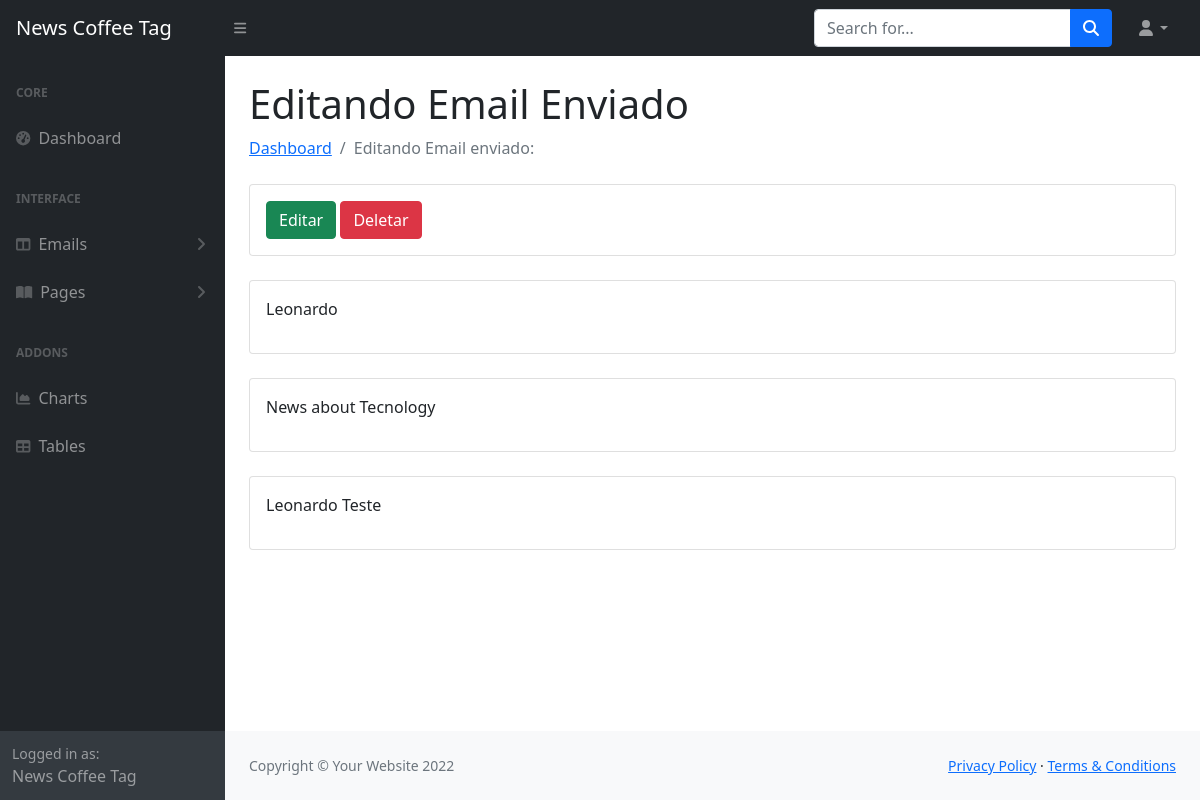
The page /dashboard/detail/4 on the database its author committed.
### aplicacaonewsletter/models.py (models this page shows, shortened)
class Newsletter(models.Model):
    EMAIL_STATUS_CHOICES= (
        ('Draft', 'Draft'),
        ('Published', 'Published')
    )
    name=models.CharField(max_length=250)
    subject=models.CharField(max_length=250)
    body=models.TextField(blank=True, null=True)
    email = models.ManyToManyField(NewslettersUser)  # esta relacionado com a nossa acima
    created = models.DateTimeField(auto_now_add=True)
    status=models.CharField(max_length=10, choices=EMAIL_STATUS_CHOICES)
    class Meta:
        ordering = ('-created',)

### dashboard/views.py (the view)
# urls.py: path('detail/<int:pk>',NewsletterDetailView.as_view(),  name="detail"),
class NewsletterDetailView(View):
    def get(self, request,pk,  *args, **kwargs):
        newsletter=get_object_or_404(Newsletter, pk=pk)
        context= {
            'newsletter': newsletter
        }
        return render(request, 'dashboard/detail.html', context)

### templates/dashboard/detail.html (shortened to what this page needs)
<!DOCTYPE html>
{% load static %}
<html lang="en">
    <head>
        <link href="https://cdn.jsdelivr.net/npm/simple-datatables@latest/dist/style.css" rel="stylesheet" />
        <link  rel="stylesheet"  href="{% static 'css/styles.css' %}"/>
    </head>
    <body class="sb-nav-fixed">
        <nav class="sb-topnav navbar navbar-expand navbar-dark bg-dark">
            <a class="navbar-brand ps-3" href="index.html">News Coffee Tag </a>
            <button class="btn btn-link btn-sm order-1 order-lg-0 me-4 me-lg-0" id="sidebarToggle" href="#!"><i class="fas fa-bars"></i></button>
            <form class="d-none d-md-inline-block form-inline ms-auto me-0 me-md-3 my-2 my-md-0">
                <div class="input-group">
                    <input class="form-control" type="text" placeholder="Search for..." aria-label="Search for..." aria-describedby="btnNavbarSearch" />
                    <button class="btn btn-primary" id="btnNavbarSearch" type="button"><i class="fas fa-search"></i></button>
                </div>
            </form>
            <ul class="navbar-nav ms-auto ms-md-0 me-3 me-lg-4">
                <li class="nav-item dropdown">
                    <a class="nav-link dropdown-toggle" id="navbarDropdown" href="#" role="button" data-bs-toggle="dropdown" aria-expanded="false"><i class="fas fa-user fa-fw"></i></a>
                </li>
            </ul>
        </nav>
        <div id="layoutSidenav">
            <div id="layoutSidenav_nav">
                <nav class="sb-sidenav accordion sb-sidenav-dark" id="sidenavAccordion">
                    <div class="sb-sidenav-menu">
                        <div class="nav">
                            <div class="sb-sidenav-menu-heading">Core</div>
                            <a class="nav-link" href="index.html">
                                <div class="sb-nav-link-icon"><i class="fas fa-tachometer-alt"></i></div>
                                Dashboard
                            </a>
                            <div class="sb-sidenav-menu-heading">Interface</div>
                            <a class="nav-link collapsed" href="#" data-bs-toggle="collapse" data-bs-target="#collapseLayouts" aria-expanded="false" aria-controls="collapseLayouts">
                                <div class="sb-nav-link-icon"><i class="fas fa-columns"></i></div>
                                Emails
                                <div class="sb-sidenav-collapse-arrow"><i class="fas fa-angle-down"></i></div>
                            </a>
                            <a class="nav-link collapsed" href="#" data-bs-toggle="collapse" data-bs-target="#collapsePages" aria-expanded="false" aria-controls="collapsePages">
                                <div class="sb-nav-link-icon"><i class="fas fa-book-open"></i></div>
                                Pages
                                <div class="sb-sidenav-collapse-arrow"><i class="fas fa-angle-down"></i></div>
                            </a>
                            <div class="sb-sidenav-menu-heading">Addons</div>
                            <a class="nav-link" href="charts.html">
                                <div class="sb-nav-link-icon"><i class="fas fa-chart-area"></i></div>
                                Charts
                            </a>
                            <a class="nav-link" href="tables.html">
                                <div class="sb-nav-link-icon"><i class="fas fa-table"></i></div>
                                Tables
                            </a>
                        </div>
                    </div>
                    <div class="sb-sidenav-footer">
                        <div class="small">Logged in as:</div>
                        News Coffee Tag
                    </div>
                </nav>
            </div>
            <div id="layoutSidenav_content">
                <main>
                    <div class="container-fluid px-4">
                        <h1 class="mt-4">Editando Email Enviado</h1>
                        <ol class="breadcrumb mb-4">
                            <li class="breadcrumb-item"><a href="index.html">Dashboard</a></li>
                            <li class="breadcrumb-item active">Editando Email enviado:</li>
                        </ol>
                        <div class="card mb-4">
                            <div class="card-body">
                                <a href="{% url 'dashboard:update' newsletter.id %}"  class="btn btn-success">Editar</a>
                                <a href="{% url 'dashboard:created' %}" type="button" class="btn btn-danger">Deletar</a>
                            </div>
                        </div>
                        <div class="card mb-4">
                            <div class="card-body">
                               <p> {{ newsletter.name }} </p>
                            </div>
                        </div>
                        <div class="card mb-4">
                            <div class="card-body">
                               <p> {{ newsletter.subject }} </p>
                            </div>
                        </div>
                        <div class="card mb-4">
                            <div class="card-body">
                               <p> {{ newsletter.body }} </p>
                            </div>
                        </div>
                    </div>
                </main>
                <footer class="py-4 bg-light mt-auto">
                    <div class="container-fluid px-4">
                        <div class="d-flex align-items-center justify-content-between small">
                            <div class="text-muted">Copyright &copy; Your Website 2022</div>
                            <div>
                                <a href="#">Privacy Policy</a>
                                &middot;
                                <a href="#">Terms &amp; Conditions</a>
                            </div>
                        </div>
                    </div>
                </footer>
            </div>
        </div>
    </body>
</html>

### rows shown on the page
Newsletter: name "Leonardo", subject "News about Tecnology", body "Leonardo Teste"
